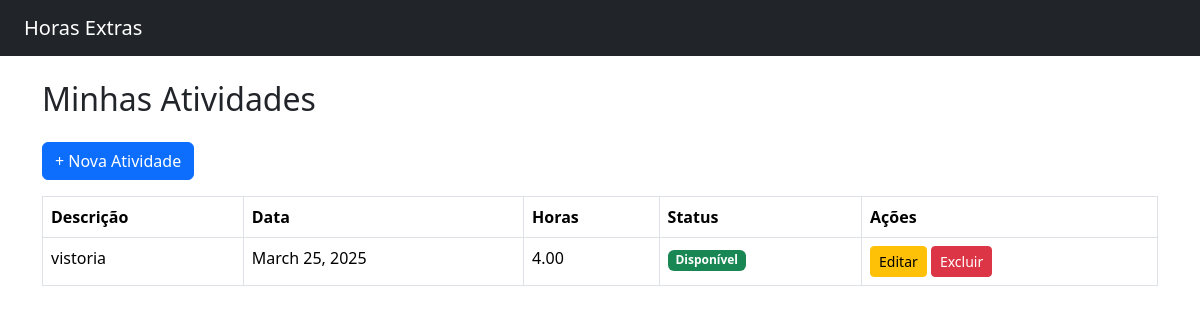
Screenshot of /atividades/ (signed in) with the database file from the repository.
### core/models.py (models this page shows, shortened)
class AtividadeHoraExtra(models.Model):
    gestor = models.ForeignKey(User, on_delete=models.CASCADE, related_name='atividades_criadas')
    regional = models.ForeignKey(Regional, on_delete=models.CASCADE)
    descricao = models.TextField()
    data = models.DateField()
    hora_inicio = models.TimeField()
    hora_fim = models.TimeField()
    ocupada = models.BooleanField(default=False)
    funcionario = models.ForeignKey(User, on_delete=models.SET_NULL, null=True, blank=True, related_name='atividades_assumidas')
    def total_horas(self):
        delta = datetime.combine(self.data, self.hora_fim) - datetime.combine(self.data, self.hora_inicio)
        return delta.total_seconds() / 3600

### core/views.py (the view)
    def wrapper(request, *args, **kwargs):
        if not hasattr(request.user, 'perfil') or request.user.perfil.tipo != 'gestor':
            return HttpResponseForbidden("Apenas gestores têm acesso.")
        return view_func(request, *args, **kwargs)

### core/views.py (called while the page is built)
def gestor_required(view_func):
    def wrapper(request, *args, **kwargs):
        if not hasattr(request.user, 'perfil') or request.user.perfil.tipo != 'gestor':
            return HttpResponseForbidden("Apenas gestores têm acesso.")
        return view_func(request, *args, **kwargs)
    return wrapper

@login_required
@gestor_required
def listar_atividades(request):
    atividades = AtividadeHoraExtra.objects.filter(gestor=request.user)
    return render(request, 'core/atividades/listar.html', {'atividades': atividades})

### core/Templates/core/atividades/listar.html (shortened to what this page needs)
{% extends 'base.html' %}
{% block content %}
<h2 class="mb-4">Minhas Atividades</h2>
<a href="{% url 'criar_atividade' %}" class="btn btn-primary mb-3">+ Nova Atividade</a>
<table class="table table-bordered">
  <thead>
    <tr>
      <th>Descrição</th>
      <th>Data</th>
      <th>Horas</th>
      <th>Status</th>
      <th>Ações</th>
    </tr>
  </thead>
  <tbody>
    {% for atividade in atividades %}
    <tr>
      <td>{{ atividade.descricao }}</td>
      <td>{{ atividade.data }}</td>
      <td>{{ atividade.total_horas|floatformat:2 }}</td>
      <td>
        {% if atividade.ocupada %}
          <span class="badge bg-danger">Ocupada por {{ atividade.funcionario.username }}</span>
        {% else %}
          <span class="badge bg-success">Disponível</span>
        {% endif %}
      </td>
      <td>
        <a href="{% url 'editar_atividade' atividade.id %}" class="btn btn-sm btn-warning">Editar</a>
        <a href="{% url 'excluir_atividade' atividade.id %}" class="btn btn-sm btn-danger">Excluir</a>
      </td>
    </tr>
    {% endfor %}
  </tbody>
</table>
{% endblock %}

### rows the page displays
AtividadeHoraExtra: descricao "vistoria", data "March 25, 2025", total_horas "4.00", ocupada "Disponível"
